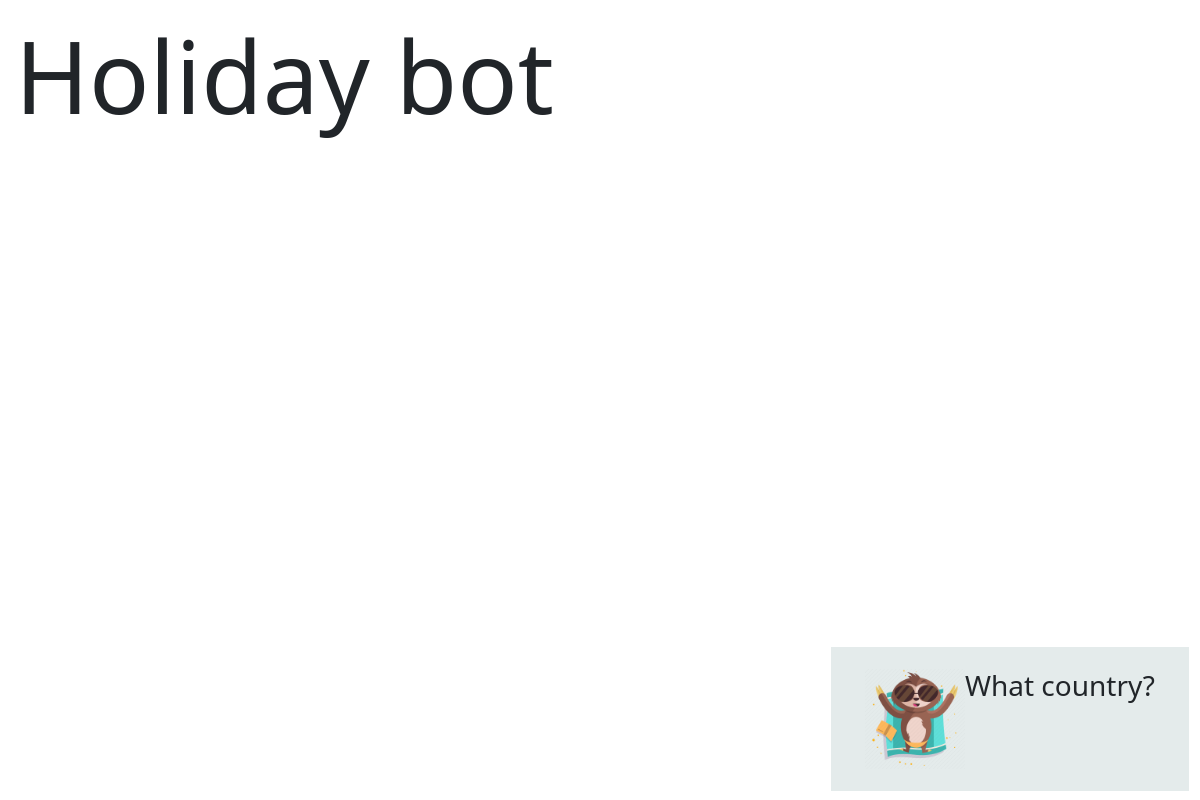
/antarctica/, run on an earlier commit of the app's database.
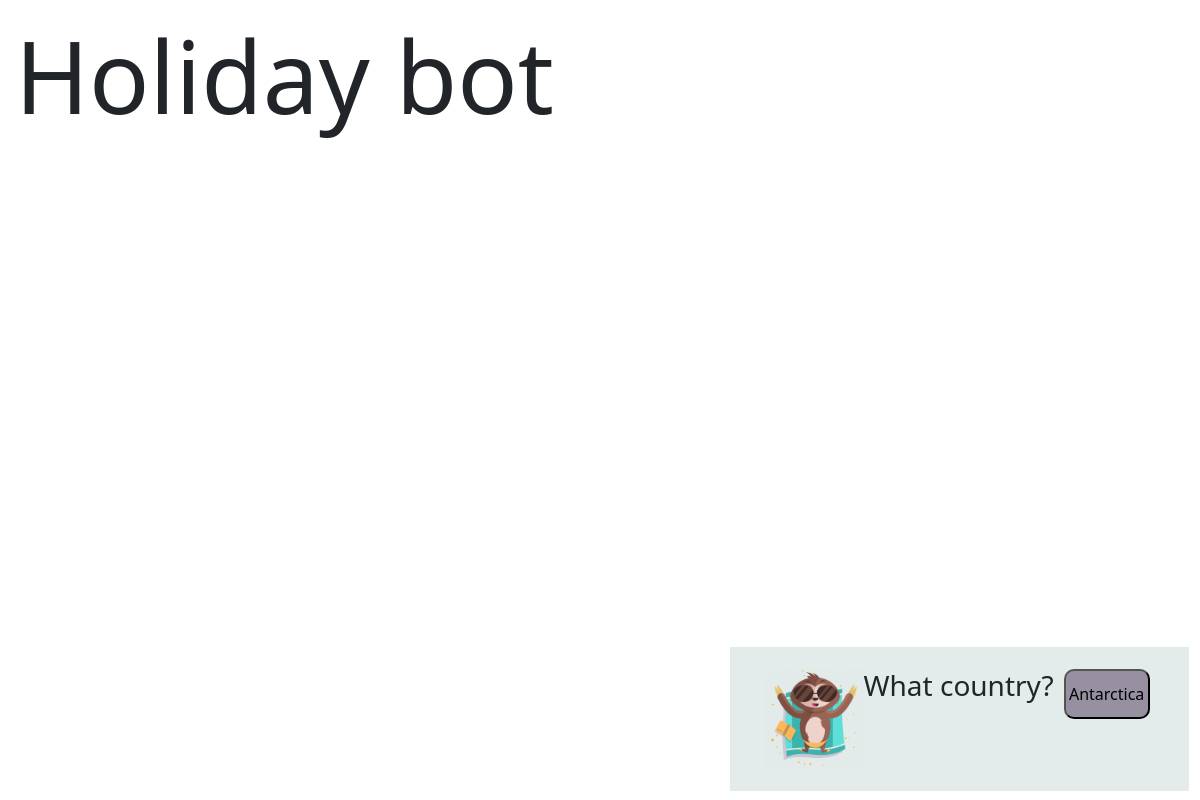
And on a later commit of the database.
### holidays/models.py (models this page shows)
class Countries(models.Model):
    continents = models.ForeignKey(Continents, on_delete=models.CASCADE)
    countries = models.CharField(max_length =100)
    def __str__(self):
        return self.countries

### holidays/views.py (the view)
# urls.py: path('antarctica/', views.antarctica, name="antarctica"),
def antarctica(request):
    holiday = {"countries": get_countries_by_continent('Antarctica')}
    return render(request, 'antarctica.html', holiday)

### holidays/views.py (called while the page is built)
def get_countries_by_continent(continent):
    return Countries.objects.filter(continents__continents=continent)

### holidays/templates/antarctica.html (shortened to what this page needs)
{% extends 'base.html' %}
{% load static %}
{% block CSS %}
<link rel="stylesheet" href="{% static 'main.css' %}">
{% endblock %}
{% block content %}
<div class="bot" id="bot">
    <div class="container" id="container">
        <img id="bot-image" class="bot-image" src="{% static 'monkey.png' %}">
        <h3>What country?</h3>
{% for data in countries %}
<button mat-button-update mat-raised-button color="primary" class="login" id="btn2" >{{ data }}</button>
{% endfor %}
    </div>
</div>
{% endblock %}

What changed in the data, as far as the page shows it:
now on this page (row edited): Countries: countries "Antarctica"
